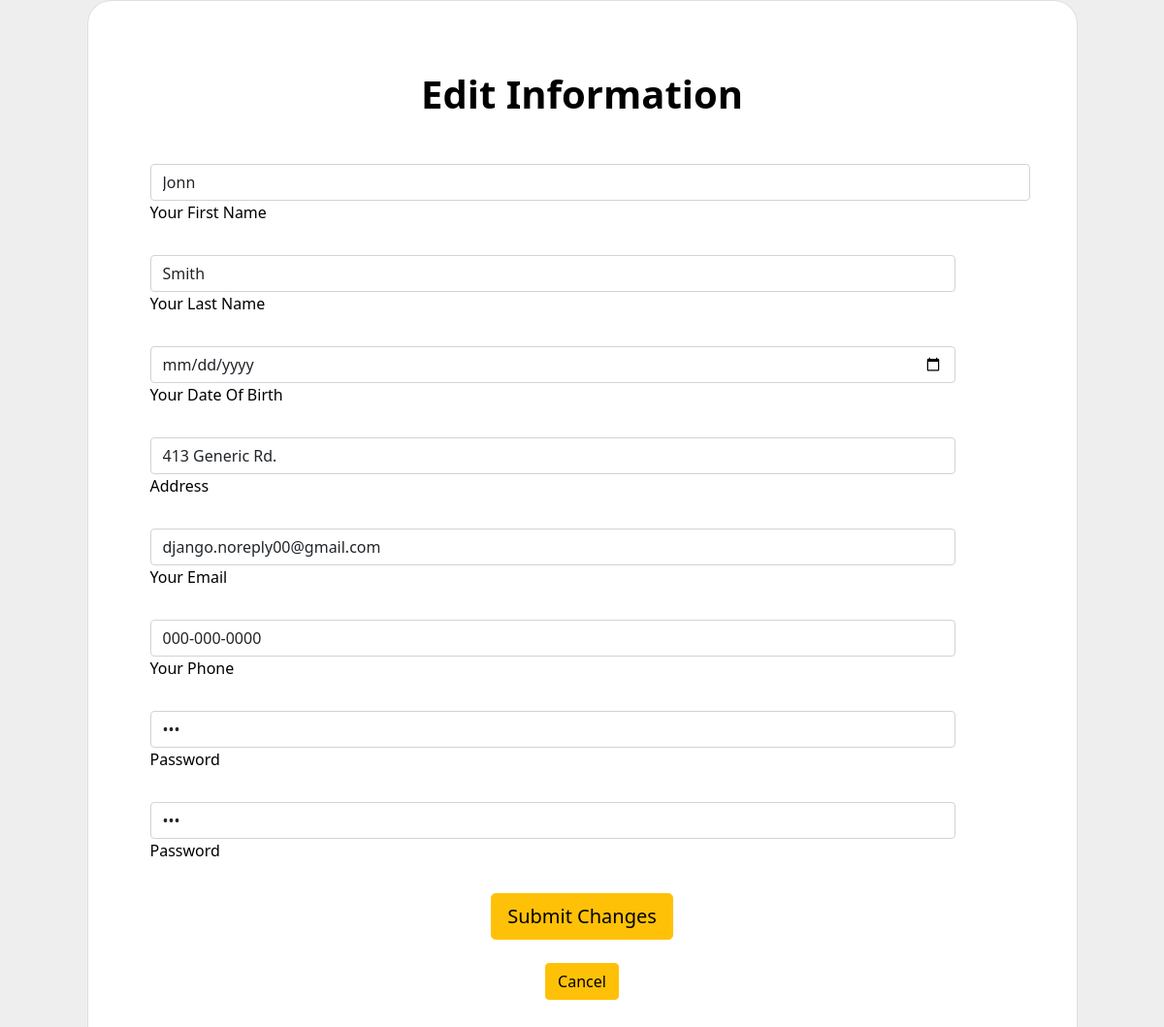
Screenshot of /editaccount/ (signed in) with the database file from the repository.
### Group3Capstone/models.py (models this page shows)
class User(models.Model):
    User_ID = models.BigAutoField(primary_key=True)
    User_Password = models.CharField(max_length=20, blank=True)
    User_FName = models.CharField(max_length=40, null=True)
    User_LName = models.CharField(max_length=40, null=True)
    User_DOB = models.DateField(auto_now=False, auto_now_add=False, null=True)
    User_Address = models.CharField(max_length=100, null=True)
    User_Phone = models.CharField(max_length=12, null=True)
    UserName = models.CharField(max_length=40, null=True)
    User_Email = models.CharField(max_length=40, null=True)
    Account_type = models.CharField(max_length=1, choices=AccountType.choices, default=AccountType.Administrator)

### Group3Capstone/views.py (the view, shortened to what this page needs)
# urls.py: path('editaccount/', EditAccountPage.as_view()),
class EditAccountPage(View):
    def get(self, request):
        if not request.session.get("username"):
            return redirect("/")
        u = User.objects.get(UserName=request.session['username'])
        return render(request, "editaccount.html",
                      {"User_ID": u.User_ID, "User_Password": u.User_Password, "User_FName": u.User_FName,
                       "User_LName": u.User_LName,
                       "User_DOB": u.User_DOB, "User_Address": u.User_Address, "User_Phone": u.User_Phone,
                       "UserName": u.UserName, "User_Email": u.User_Email})

### Group3Capstone/templates/editaccount.html (shortened to what this page needs)
<!DOCTYPE html>
<html lang="en">
<head>
    {% load static %}
    <link rel="stylesheet" href="{% static 'Group3Capstone/css/bootstrap.min.css' %}">
    <link rel="stylesheet" href="{% static 'Group3Capstone/css/bootstrap.css' %}">
    <link rel="stylesheet" href="{% static 'Group3Capstone/css/styles.css' %}">
</head>
<body>
<section style="background-color: #eee;">
    <div class="container h-100">
        <div class="row d-flex justify-content-center align-items-center h-100">
            <div class="col-lg-12 col-xl-11">
                <div class="card text-black" style="border-radius: 25px;">
                    <div class="card-body p-md-5" >
                        <div class="row justify-content-center">
                            <p class="text-center h1 fw-bold mb-5 mx-1 mx-md-4 mt-4">Edit Information</p>
                            <form class="mx-1 mx-md-4"c method = "post">
                                <div class="d-flex flex-row align-items-center mb-4">
                                    <div class="form-outline flex-fill mb-0">
                                        <input type="text" id="form3Example1c" name="First_Name" value={{ User_FName }}
                                               class="form-control"/>
                                        <label class="form-label" for="form3Example1c">Your First Name</label>
                                    </div>
                                </div>
                                <div class="col-lg-12 col-xl-11">
                                <div class="d-flex flex-row align-items-center mb-4">
                                    <div class="form-outline flex-fill mb-0">
                                        <input type="text" id="form3Example1c" name="Last_Name" value={{ User_LName }}
                                               class="form-control"/>
                                        <label class="form-label" for="form3Example1c">Your Last Name</label>
                                    </div>
                                </div>
                                <div class="d-flex flex-row align-items-center mb-4">
                                    <div class="form-outline flex-fill mb-0">
                                        <input type="date" id="form3Example1c" name="DOB" value={{ User_DOB }} class="form-control"/>
                                        <label class="form-label" for="form3Example1c">Your Date Of Birth</label>
                                    </div>
                                </div>
                                <div class="d-flex flex-row align-items-center mb-4">
                                    <div class="form-outline flex-fill mb-0">
                                        <input type="text" id="form3Example1c" name="Address" value="{{ User_Address }}" class="form-control"/>
                                        <label class="form-label" for="form3Example1c">Address</label>
                                    </div>
                                </div>
                                <div class="d-flex flex-row align-items-center mb-4">
                                    <div class="form-outline flex-fill mb-0">
                                        <input type="email" id="form3Example3c" name="Email" value={{ User_Email }} class="form-control"/>
                                        <label class="form-label" for="form3Example3c">Your Email</label>
                                    </div>
                                </div>
                                 </div>
                               <div class="col-lg-12 col-xl-11">
                                <div class="d-flex flex-row align-items-center mb-4">
                                    <div class="form-outline flex-fill mb-0">
                                        <input type="tel" id="form3Example3c" name="PhoneNumber" placeholder="123-456-7890" pattern="[0-9]{3}-[0-9]{3}-[0-9]{4}" value={{ User_Phone }}
                                               class="form-control"/>
                                        <label class="form-label" for="form3Example3c">Your Phone</label>
                                    </div>
                                </div>
                                <div class="d-flex flex-row align-items-center mb-4">
                                    <div class="form-outline flex-fill mb-0">
                                        <input type="password" id="form3Example4c" name="Password" value={{ User_Password }}
                                               class="form-control"/>
                                        <label class="form-label" for="form3Example4c">Password</label>
                                    </div>
                                </div>
                                <div class="d-flex flex-row align-items-center mb-4">
                                    <div class="form-outline flex-fill mb-0">
                                        <input type="password" id="form3Example4c" name="Password2" value={{ User_Password }}
                                               class="form-control"/>
                                        <label class="form-label" for="form3Example4c">Password</label>
                                    </div>
                                </div>
                                   </div>
                                <div class="d-flex justify-content-center mx-4 mb-3 mb-lg-4">
                                     <button type="submit" class="btn btn-warning btn-lg" >Submit Changes</button>
                                </div>
                                <div class="d-flex justify-content-center mx-4 mb-3 mb-lg-4">
                                    <a class="btn btn-warning" href="/account/">Cancel</a>
                                </div>
                            </form>
                        </div>
                    </div>
                </div>
            </div>
        </div>
    </div>
</section>
</body>
</html>

### Group3Capstone/Static/Group3Capstone/css/styles.css (style rules this page uses)
p { text-align: center; }

### rows the page displays
User: First_Name "Jonn", Last_Name "Smith", Address "413 Generic Rd.", Email "django.noreply00@gmail.com", PhoneNumber "000-000-0000"
